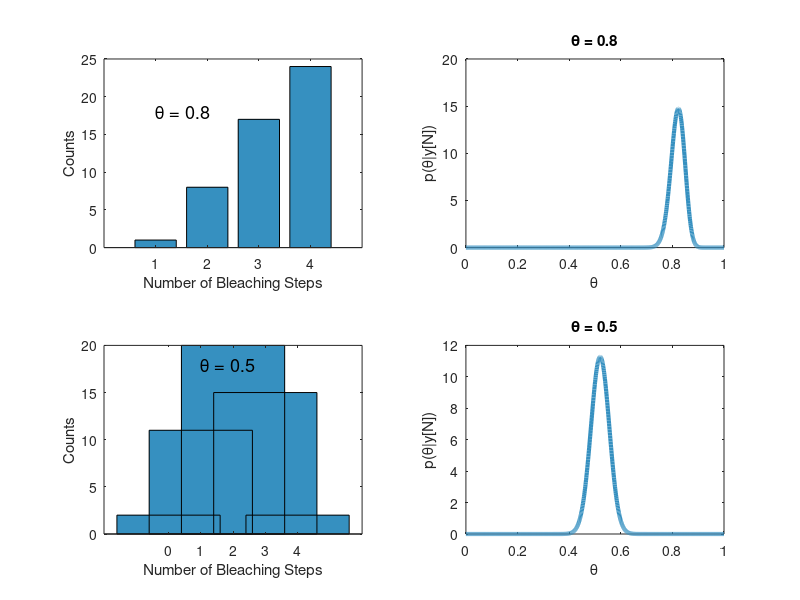

Here is the MATLAB script that generated this plot:

clear 
close all
clc

% Set seed for reproducibility
rng(1);

% Define the layout for subplots
figure;
subplot(2, 2, 1);
set(gca, 'FontSize', 12);
set(gca, 'LineWidth', 1.5);
set(gca, 'XTick', []);
set(gca, 'YTick', []);
d1 = binornd(4, 0.8, [1, 50]);
t1 = tabulate(d1);
bar(t1(:, 1), t1(:, 2), 'FaceColor', '#3690C0');
ylabel('Counts');
xlabel('Number of Bleaching Steps');
text(1, 18, '\theta = 0.8', 'FontSize', 13);

subplot(2, 2, 2);
set(gca, 'FontSize', 12);
set(gca, 'LineWidth', 1.5);
set(gca, 'XTick', []);
set(gca, 'YTick', []);
A = sum(d1);
B = sum(4 - d1);
theta = linspace(0, 1, 1000);
plot(theta, betapdf(theta, A, B), 'LineWidth', 3, 'Color', '#3690C0');
xlabel('\theta');
ylabel(['p(\theta|', 'y[N]', ')']);
title('\theta = 0.8');

subplot(2, 2, 3);
set(gca, 'FontSize', 12);
set(gca, 'LineWidth', 1.5);
set(gca, 'XTick', []);
set(gca, 'YTick', []);
d2 = binornd(4, 0.5, [1, 50]);
t2 = tabulate(d2);
bar(t2(:, 1), t2(:, 2), 'FaceColor', '#3690C0');
ylabel('Counts');
xlabel('Number of Bleaching Steps');
text(1, 18, '\theta = 0.5', 'FontSize', 13);

subplot(2, 2, 4);
set(gca, 'FontSize', 12);
set(gca, 'LineWidth', 1.5);
set(gca, 'XTick', []);
set(gca, 'YTick', []);
A = sum(d2);
B = sum(4 - d2);
plot(theta, betapdf(theta, A, B), 'LineWidth', 3, 'Color', '#3690C0');
xlabel('\theta');
ylabel(['p(\theta|', 'y[N]', ')']);
title('\theta = 0.5');
